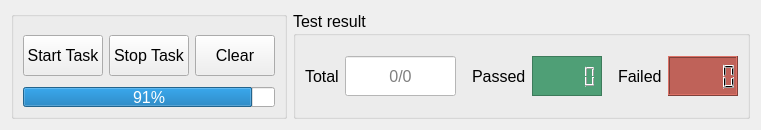
           <widget class="QWidget" name="widget_33" native="true">
            <property name="sizePolicy">
             <sizepolicy hsizetype="Preferred" vsizetype="Minimum">
              <horstretch>0</horstretch>
              <verstretch>0</verstretch>
             </sizepolicy>
            </property>
            <property name="maximumSize">
             <size>
              <width>16777215</width>
              <height>131</height>
             </size>
            </property>
            <layout class="QGridLayout" name="gridLayout_4">
             <item row="0" column="1">
              <widget class="QGroupBox" name="groupBox_7">
               <property name="minimumSize">
                <size>
                 <width>0</width>
                 <height>80</height>
                </size>
               </property>
               <property name="font">
                <font>
                 <family>MS Shell Dlg 2</family>
                 <pointsize>12</pointsize>
                 <weight>50</weight>
                 <italic>false</italic>
                 <bold>false</bold>
                </font>
               </property>
               <property name="title">
                <string>Test result</string>
               </property>
               <layout class="QHBoxLayout" name="horizontalLayout_14">
                <item>
                 <widget class="QLabel" name="testResultLablel_2">
                  <property name="sizePolicy">
                   <sizepolicy hsizetype="Fixed" vsizetype="Expanding">
                    <horstretch>0</horstretch>
                    <verstretch>0</verstretch>
                   </sizepolicy>
                  </property>
                  <property name="font">
                   <font>
                    <family>MS Shell Dlg 2</family>
                    <pointsize>12</pointsize>
                    <weight>50</weight>
                    <italic>false</italic>
                    <bold>false</bold>
                   </font>
                  </property>
                  <property name="text">
                   <string>Total</string>
                  </property>
                 </widget>
                </item>
                <item>
                 <widget class="QLineEdit" name="TestResultDisplayer">
                  <property name="sizePolicy">
                   <sizepolicy hsizetype="Minimum" vsizetype="Preferred">
                    <horstretch>0</horstretch>
                    <verstretch>0</verstretch>
                   </sizepolicy>
                  </property>
                  <property name="maximumSize">
                   <size>
                    <width>111</width>
                    <height>40</height>
                   </size>
                  </property>
                  <property name="font">
                   <font>
                    <family>MS Shell Dlg 2</family>
                    <pointsize>12</pointsize>
                    <weight>50</weight>
                    <italic>false</italic>
                    <bold>false</bold>
                   </font>
                  </property>
                  <property name="autoFillBackground">
                   <bool>false</bool>
                  </property>
                  <property name="styleSheet">
                   <string notr="true">background-color: rgb(255, 255, 255);</string>
                  </property>
                  <property name="alignment">
                   <set>Qt::AlignCenter</set>
                  </property>
                  <property name="placeholderText">
                   <string>0/0</string>
                  </property>
                 </widget>
                </item>
                <item>
                 <widget class="QLabel" name="passResultLable">
                  <property name="sizePolicy">
                   <sizepolicy hsizetype="Fixed" vsizetype="Expanding">
                    <horstretch>0</horstretch>
                    <verstretch>0</verstretch>
                   </sizepolicy>
                  </property>
                  <property name="font">
                   <font>
                    <family>MS Shell Dlg 2</family>
                    <pointsize>12</pointsize>
                    <weight>50</weight>
                    <italic>false</italic>
                    <bold>false</bold>
                   </font>
                  </property>
                  <property name="text">
                   <string>Passed</string>
                  </property>
                  <property name="margin">
                   <number>0</number>
                  </property>
                  <property name="indent">
                   <number>10</number>
                  </property>
                 </widget>
                </item>
                <item>
                 <widget class="QLCDNumber" name="ledDisplayPassResult">
                  <property name="sizePolicy">
                   <sizepolicy hsizetype="MinimumExpanding" vsizetype="Expanding">
                    <horstretch>0</horstretch>
                    <verstretch>0</verstretch>
                   </sizepolicy>
                  </property>
                  <property name="minimumSize">
                   <size>
                    <width>70</width>
                    <height>0</height>
                   </size>
                  </property>
                  <property name="maximumSize">
                   <size>
                    <width>91</width>
                    <height>40</height>
                   </size>
                  </property>
                  <property name="font">
                   <font>
                    <family>MS Shell Dlg 2</family>
                    <pointsize>12</pointsize>
                    <weight>50</weight>
                    <italic>false</italic>
                    <bold>false</bold>
                   </font>
                  </property>
                  <property name="autoFillBackground">
                   <bool>false</bool>
                  </property>
                  <property name="styleSheet">
                   <string notr="true">background-color: rgb(79, 159, 118);</string>
                  </property>
                  <property name="frameShape">
                   <enum>QFrame::StyledPanel</enum>
                  </property>
                  <property name="smallDecimalPoint">
                   <bool>true</bool>
                  </property>
                  <property name="segmentStyle">
                   <enum>QLCDNumber::Outline</enum>
                  </property>
                  <property name="value" stdset="0">
                   <double>0.000000000000000</double>
                  </property>
                  <property name="intValue" stdset="0">
                   <number>0</number>
                  </property>
                 </widget>
                </item>
                <item>
                 <widget class="QLabel" name="failedResultLable">
                  <property name="sizePolicy">
                   <sizepolicy hsizetype="Fixed" vsizetype="Expanding">
                    <horstretch>0</horstretch>
                    <verstretch>0</verstretch>
                   </sizepolicy>
                  </property>
                  <property name="font">
                   <font>
                    <family>MS Shell Dlg 2</family>
                    <pointsize>12</pointsize>
                    <weight>50</weight>
                    <italic>false</italic>
                    <bold>false</bold>
                   </font>
                  </property>
                  <property name="text">
                   <string>Failed</string>
                  </property>
                  <property name="margin">
                   <number>4</number>
                  </property>
                  <property name="indent">
                   <number>10</number>
                  </property>
                 </widget>
                </item>
                <item>
                 <widget class="QLCDNumber" name="ledDisplayFailedResult">
                  <property name="sizePolicy">
                   <sizepolicy hsizetype="MinimumExpanding" vsizetype="Expanding">
                    <horstretch>0</horstretch>
                    <verstretch>0</verstretch>
                   </sizepolicy>
                  </property>
                  <property name="minimumSize">
                   <size>
                    <width>70</width>
                    <height>0</height>
                   </size>
                  </property>
                  <property name="maximumSize">
                   <size>
                    <width>91</width>
                    <height>40</height>
                   </size>
                  </property>
                  <property name="font">
                   <font>
                    <family>MS Shell Dlg 2</family>
                    <pointsize>12</pointsize>
                    <weight>50</weight>
                    <italic>false</italic>
                    <bold>false</bold>
                   </font>
                  </property>
                  <property name="styleSheet">
                   <string notr="true">background-color: rgb(191, 98, 89);</string>
                  </property>
                 </widget>
                </item>
               </layout>
              </widget>
             </item>
             <item row="0" column="0">
              <widget class="QGroupBox" name="groupBox_3">
               <property name="sizePolicy">
                <sizepolicy hsizetype="Minimum" vsizetype="Minimum">
                 <horstretch>0</horstretch>
                 <verstretch>0</verstretch>
                </sizepolicy>
               </property>
               <property name="autoFillBackground">
                <bool>false</bool>
               </property>
               <property name="title">
                <string/>
               </property>
               <property name="alignment">
                <set>Qt::AlignBottom|Qt::AlignLeading|Qt::AlignLeft</set>
               </property>
               <property name="checkable">
                <bool>false</bool>
               </property>
               <layout class="QVBoxLayout" name="verticalLayout_17">
                <item>
                 <widget class="QWidget" name="widget_31" native="true">
                  <property name="maximumSize">
                   <size>
                    <width>16777215</width>
                    <height>55</height>
                   </size>
                  </property>
                  <layout class="QHBoxLayout" name="horizontalLayout_5">
                   <property name="leftMargin">
                    <number>0</number>
                   </property>
                   <property name="rightMargin">
                    <number>0</number>
                   </property>
                   <item>
                    <widget class="QPushButton" name="startTaskButton">
                     <property name="sizePolicy">
                      <sizepolicy hsizetype="Expanding" vsizetype="Minimum">
                       <horstretch>0</horstretch>
                       <verstretch>0</verstretch>
                      </sizepolicy>
                     </property>
                     <property name="minimumSize">
                      <size>
                       <width>0</width>
                       <height>41</height>
                      </size>
                     </property>
                     <property name="maximumSize">
                      <size>
                       <width>141</width>
                       <height>16777215</height>
                      </size>
                     </property>
                     <property name="font">
                      <font>
                       <family>MS Shell Dlg 2</family>
                       <pointsize>12</pointsize>
                       <weight>50</weight>
                       <italic>false</italic>
                       <bold>false</bold>
                      </font>
                     </property>
                     <property name="text">
                      <string>Start Task</string>
                     </property>
                    </widget>
                   </item>
                   <item>
                    <widget class="QPushButton" name="stopTaskButton">
                     <property name="sizePolicy">
                      <sizepolicy hsizetype="Expanding" vsizetype="Minimum">
                       <horstretch>0</horstretch>
                       <verstretch>0</verstretch>
                      </sizepolicy>
                     </property>
                     <property name="minimumSize">
                      <size>
                       <width>0</width>
                       <height>41</height>
                      </size>
                     </property>
                     <property name="maximumSize">
                      <size>
                       <width>141</width>
                       <height>16777215</height>
                      </size>
                     </property>
                     <property name="font">
                      <font>
                       <family>MS Shell Dlg 2</family>
                       <pointsize>12</pointsize>
                       <weight>50</weight>
                       <italic>false</italic>
                       <bold>false</bold>
                      </font>
                     </property>
                     <property name="text">
                      <string>Stop Task</string>
                     </property>
                    </widget>
                   </item>
                   <item>
                    <widget class="QPushButton" name="clearButton">
                     <property name="sizePolicy">
                      <sizepolicy hsizetype="Expanding" vsizetype="Minimum">
                       <horstretch>0</horstretch>
                       <verstretch>0</verstretch>
                      </sizepolicy>
                     </property>
                     <property name="minimumSize">
                      <size>
                       <width>0</width>
                       <height>41</height>
                      </size>
                     </property>
                     <property name="maximumSize">
                      <size>
                       <width>141</width>
                       <height>16777215</height>
                      </size>
                     </property>
                     <property name="font">
                      <font>
                       <family>MS Shell Dlg 2</family>
                       <pointsize>12</pointsize>
                       <weight>50</weight>
                       <italic>false</italic>
                       <bold>false</bold>
                      </font>
                     </property>
                     <property name="text">
                      <string>Clear</string>
                     </property>
                    </widget>
                   </item>
                  </layout>
                 </widget>
                </item>
                <item>
                 <widget class="QProgressBar" name="progressBar">
                  <property name="sizePolicy">
                   <sizepolicy hsizetype="Expanding" vsizetype="Fixed">
                    <horstretch>0</horstretch>
                    <verstretch>0</verstretch>
                   </sizepolicy>
                  </property>
                  <property name="maximumSize">
                   <size>
                    <width>16777215</width>
                    <height>20</height>
                   </size>
                  </property>
                  <property name="font">
                   <font>
                    <family>MS Shell Dlg 2</family>
                    <pointsize>12</pointsize>
                    <weight>50</weight>
                    <italic>false</italic>
                    <bold>false</bold>
                   </font>
                  </property>
                  <property name="value">
                   <number>91</number>
                  </property>
                 </widget>
                </item>
               </layout>
              </widget>
             </item>
            </layout>
           </widget>
